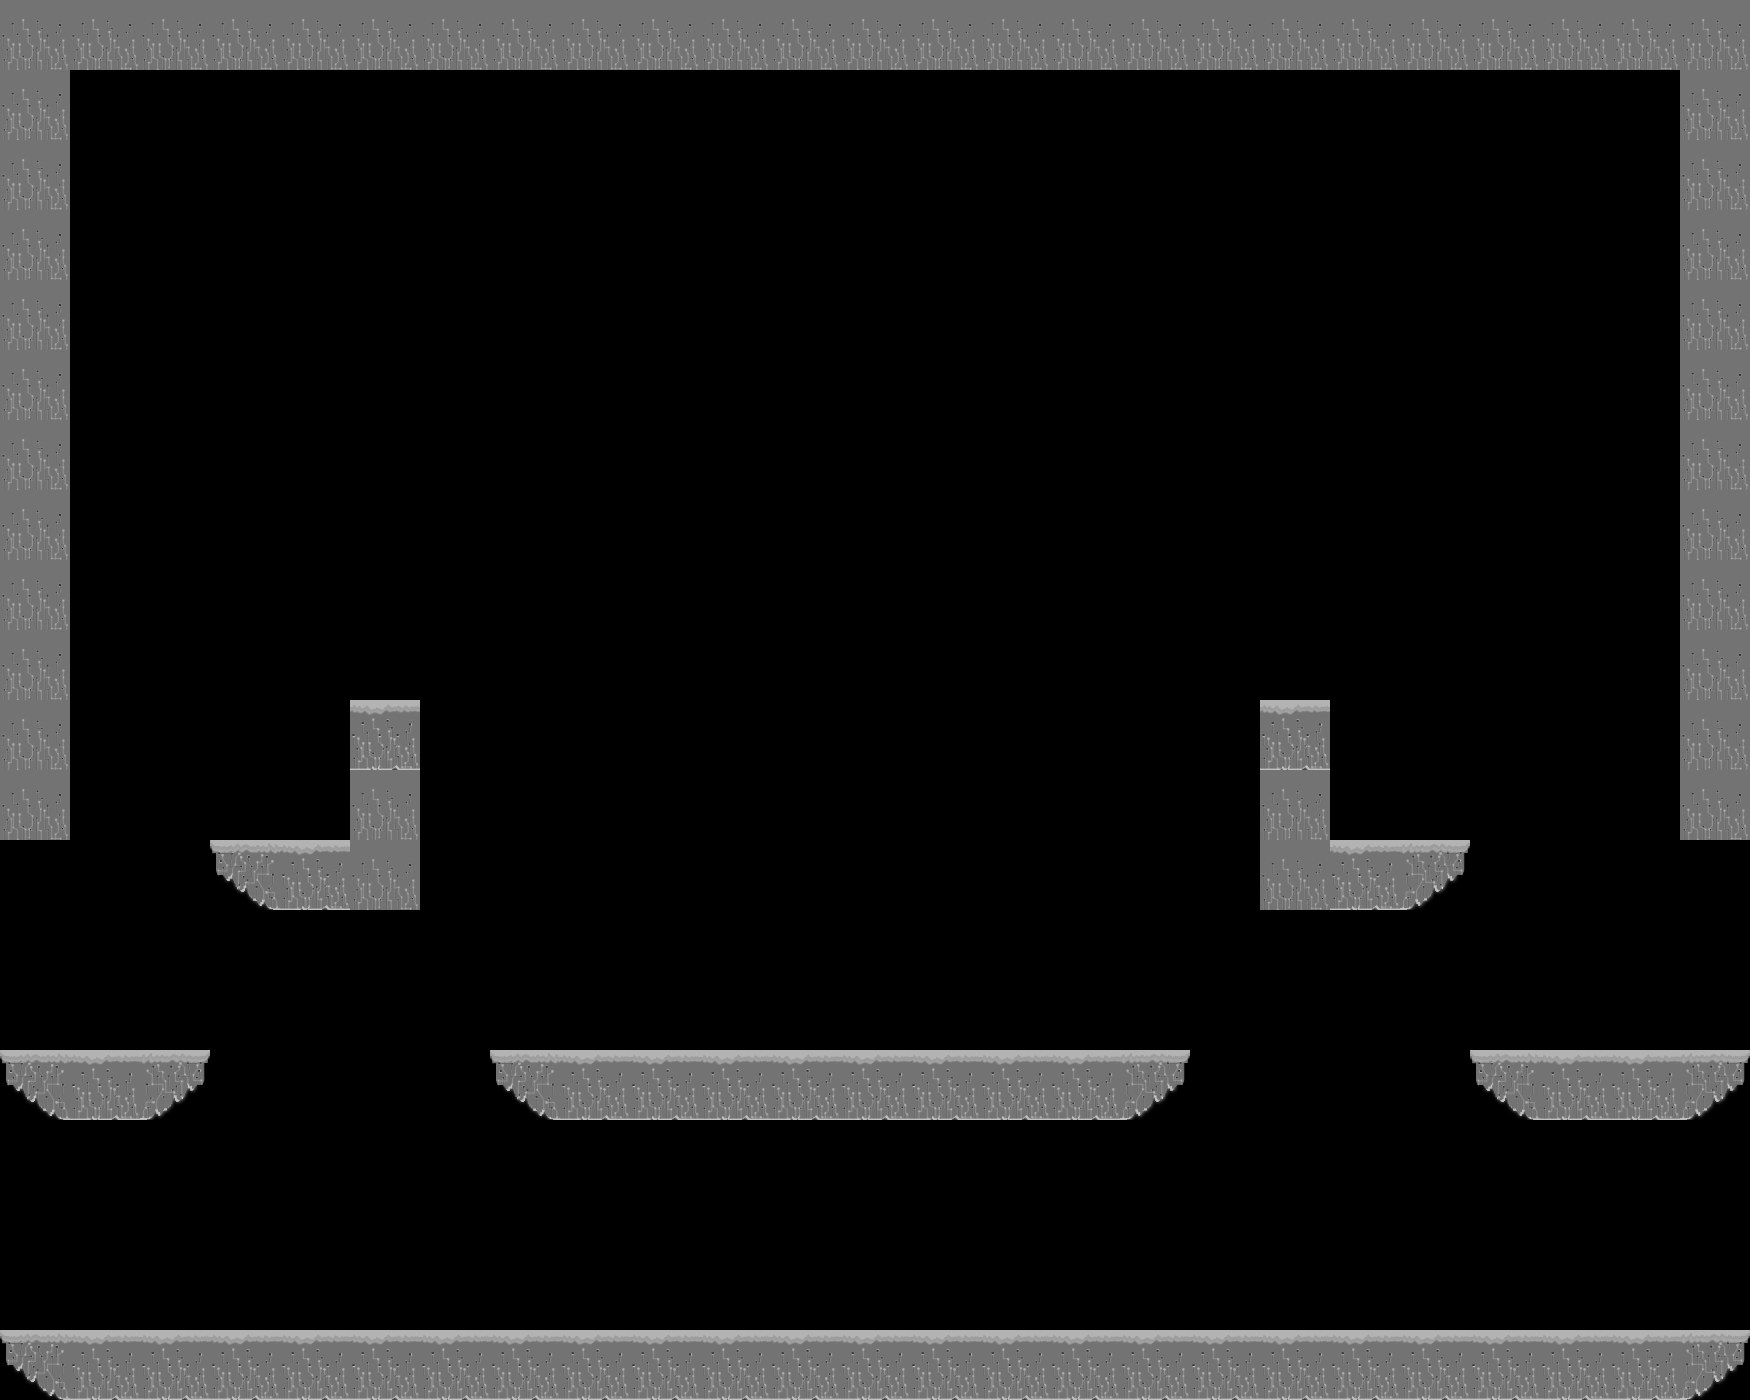

Rendered tile map (Tiled .tmx) drawn with the repository's tilesets; below, a short description and the full map source, tile grids included:
An orthogonal 25x20 tile map with 70x70 px tiles, 1 tile layer (Tile Layer 1), 2 tilesets and 16 objects (4x Stabbyboy, 2x LEFT, 2x RIGHT, 2x DOUBLERIGHT, 2x DOUBLELEFT).

<map version="1.2" tiledversion="1.2.2" orientation="orthogonal" renderorder="right-down" width="25" height="20" tilewidth="70" tileheight="70" infinite="0" nextlayerid="6" nextobjectid="23">
 <tileset firstgid="1" name="metalSheet" tilewidth="70" tileheight="70" tilecount="4" columns="1">
  <image source="metalSheet.png" width="70" height="280" />
 </tileset>
 <tileset firstgid="5" name="purpleSheet" tilewidth="70" tileheight="70" tilecount="4" columns="1">
  <image source="purpleSheet.png" width="70" height="280" />
 </tileset>
 <layer id="1" name="Tile Layer 1" width="25" height="20">
  <data encoding="csv">
4,4,4,4,4,4,4,4,4,4,4,4,4,4,4,4,4,4,4,4,4,4,4,4,4,
4,0,0,0,0,0,0,0,0,0,0,0,0,0,0,0,0,0,0,0,0,0,0,0,4,
4,0,0,0,0,0,0,0,0,0,0,0,0,0,0,0,0,0,0,0,0,0,0,0,4,
4,0,0,0,0,0,0,0,0,0,0,0,0,0,0,0,0,0,0,0,0,0,0,0,4,
4,0,0,0,0,0,0,0,0,0,0,0,0,0,0,0,0,0,0,0,0,0,0,0,4,
4,0,0,0,0,0,0,0,0,0,0,0,0,0,0,0,0,0,0,0,0,0,0,0,4,
4,0,0,0,0,0,0,0,0,0,0,0,0,0,0,0,0,0,0,0,0,0,0,0,4,
4,0,0,0,0,0,0,0,0,0,0,0,0,0,0,0,0,0,0,0,0,0,0,0,4,
4,0,0,0,0,0,0,0,0,0,0,0,0,0,0,0,0,0,0,0,0,0,0,0,4,
4,0,0,0,0,0,0,0,0,0,0,0,0,0,0,0,0,0,0,0,0,0,0,0,4,
4,0,0,0,0,3,0,0,0,0,0,0,0,0,0,0,0,0,3,0,0,0,0,0,4,
4,0,0,0,0,4,0,0,0,0,0,0,0,0,0,0,0,0,4,0,0,0,0,0,4,
0,0,0,1,3,4,0,0,0,0,0,0,0,0,0,0,0,0,4,3,2,0,0,0,0,
0,0,0,0,0,0,0,0,0,0,0,0,0,0,0,0,0,0,0,0,0,0,0,0,0,
0,0,0,0,0,0,0,0,0,0,0,0,0,0,0,0,0,0,0,0,0,0,0,0,0,
1,3,2,0,0,0,0,1,3,3,3,3,3,3,3,3,2,0,0,0,0,1,3,3,2,
0,0,0,0,0,0,0,0,0,0,0,0,0,0,0,0,0,0,0,0,0,0,0,0,0,
0,0,0,0,0,0,0,0,0,0,0,0,0,0,0,0,0,0,0,0,0,0,0,0,0,
0,0,0,0,0,0,0,0,0,0,0,0,0,0,0,0,0,0,0,0,0,0,0,0,0,
1,3,3,3,3,3,3,3,3,3,3,3,3,3,3,3,3,3,3,3,3,3,3,3,2
</data>
 </layer>
 <objectgroup id="5" name="GunPoints">
  <object id="19" name="Stabbyboy" x="385" y="265">
   <point />
  </object>
  <object id="20" name="Stabbyboy" x="1299" y="257">
   <point />
  </object>
  <object id="21" name="Stabbyboy" x="367" y="1059">
   <point />
  </object>
  <object id="22" name="Stabbyboy" x="1331" y="1047">
   <point />
  </object>
 </objectgroup>
 <objectgroup id="2" name="PlayerSpawnPoints">
  <object id="1" x="70" y="1260">
   <point />
  </object>
  <object id="2" x="385" y="627">
   <point />
  </object>
  <object id="3" x="1297" y="625">
   <point />
  </object>
  <object id="4" x="1680" y="1260">
   <point />
  </object>
 </objectgroup>
 <objectgroup color="#aa0000" id="3" name="WalkPoints">
  <object id="9" name="LEFT" x="1608" y="1017">
   <point />
  </object>
  <object id="10" name="LEFT" x="1445" y="814">
   <point />
  </object>
  <object id="11" name="RIGHT" x="80" y="1016">
   <point />
  </object>
  <object id="12" name="RIGHT" x="236" y="812">
   <point />
  </object>
 </objectgroup>
 <objectgroup color="#0000aa" id="4" name="JumpPoints">
  <object id="5" name="DOUBLERIGHT" x="418" y="1302">
   <point />
  </object>
  <object id="6" name="DOUBLELEFT" x="295" y="1302">
   <point />
  </object>
  <object id="7" name="DOUBLELEFT" x="1259" y="1300">
   <point />
  </object>
  <object id="8" name="DOUBLERIGHT" x="1395" y="1300">
   <point />
  </object>
 </objectgroup>
</map>
